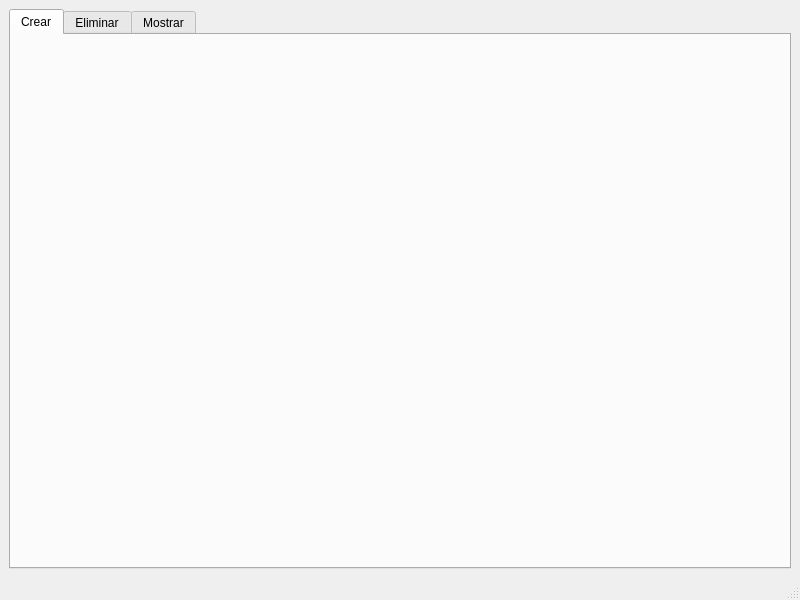
<?xml version="1.0" encoding="UTF-8"?>
<ui version="4.0">
 <class>MenuInvestigador</class>
 <widget class="QMainWindow" name="MenuInvestigador">
  <property name="geometry">
   <rect>
    <x>0</x>
    <y>0</y>
    <width>800</width>
    <height>600</height>
   </rect>
  </property>
  <property name="windowTitle">
   <string>Psicologo</string>
  </property>
  <widget class="QWidget" name="centralwidget">
   <layout class="QGridLayout" name="gridLayout">
    <item row="0" column="0">
     <widget class="QTabWidget" name="tabWidget">
      <property name="currentIndex">
       <number>0</number>
      </property>
      <widget class="QWidget" name="agregarArchivo">
       <attribute name="title">
        <string>Crear</string>
       </attribute>
       <layout class="QGridLayout" name="gridLayout_2"/>
      </widget>
      <widget class="QWidget" name="revision">
       <attribute name="title">
        <string>Eliminar</string>
       </attribute>
       <layout class="QGridLayout" name="gridLayout_5">
        <item row="0" column="1">
         <widget class="QWidget" name="widget" native="true">
          <layout class="QGridLayout" name="gridLayout_3">
           <item row="0" column="0">
            <widget class="QWidget" name="widget_3" native="true">
             <layout class="QVBoxLayout" name="verticalLayout">
              <item>
               <spacer name="verticalSpacer_3">
                <property name="orientation">
                 <enum>Qt::Vertical</enum>
                </property>
                <property name="sizeHint" stdset="0">
                 <size>
                  <width>20</width>
                  <height>40</height>
                 </size>
                </property>
               </spacer>
              </item>
              <item>
               <widget class="QLabel" name="eTextLabel">
                <property name="maximumSize">
                 <size>
                  <width>80</width>
                  <height>80</height>
                 </size>
                </property>
                <property name="text">
                 <string>Archivo:</string>
                </property>
                <property name="buddy">
                 <cstring>eText</cstring>
                </property>
               </widget>
              </item>
              <item>
               <widget class="QLineEdit" name="eText"/>
              </item>
              <item>
               <widget class="QPushButton" name="eTextPB">
                <property name="maximumSize">
                 <size>
                  <width>80</width>
                  <height>16777215</height>
                 </size>
                </property>
                <property name="text">
                 <string>Eliminar</string>
                </property>
               </widget>
              </item>
              <item>
               <spacer name="verticalSpacer_4">
                <property name="orientation">
                 <enum>Qt::Vertical</enum>
                </property>
                <property name="sizeHint" stdset="0">
                 <size>
                  <width>20</width>
                  <height>40</height>
                 </size>
                </property>
               </spacer>
              </item>
             </layout>
            </widget>
           </item>
           <item row="0" column="1">
            <widget class="QWidget" name="widget_2" native="true">
             <property name="styleSheet">
              <string notr="true">background-color: rgb(255, 255, 255);</string>
             </property>
             <layout class="QGridLayout" name="gridLayout_4">
              <item row="2" column="1">
               <widget class="QLineEdit" name="mArchivoLineE"/>
              </item>
              <item row="2" column="2">
               <widget class="QPushButton" name="mBuscarPB">
                <property name="maximumSize">
                 <size>
                  <width>85</width>
                  <height>16777215</height>
                 </size>
                </property>
                <property name="text">
                 <string>Buscar</string>
                </property>
               </widget>
              </item>
              <item row="3" column="1">
               <widget class="QLineEdit" name="lineEdit"/>
              </item>
              <item row="5" column="1">
               <spacer name="verticalSpacer">
                <property name="orientation">
                 <enum>Qt::Vertical</enum>
                </property>
                <property name="sizeHint" stdset="0">
                 <size>
                  <width>20</width>
                  <height>40</height>
                 </size>
                </property>
               </spacer>
              </item>
              <item row="0" column="1">
               <spacer name="verticalSpacer_2">
                <property name="orientation">
                 <enum>Qt::Vertical</enum>
                </property>
                <property name="sizeHint" stdset="0">
                 <size>
                  <width>20</width>
                  <height>40</height>
                 </size>
                </property>
               </spacer>
              </item>
              <item row="3" column="0">
               <widget class="QLabel" name="Status">
                <property name="text">
                 <string>Status:</string>
                </property>
               </widget>
              </item>
              <item row="1" column="1">
               <widget class="QLabel" name="mText">
                <property name="text">
                 <string>Archivo:</string>
                </property>
                <property name="buddy">
                 <cstring>mArchivoLineE</cstring>
                </property>
               </widget>
              </item>
             </layout>
            </widget>
           </item>
          </layout>
         </widget>
        </item>
       </layout>
      </widget>
      <widget class="QWidget" name="listaArchivos">
       <attribute name="title">
        <string>Mostrar</string>
       </attribute>
       <layout class="QGridLayout" name="gridLayout_6">
        <item row="2" column="0">
         <widget class="QPushButton" name="mostrar">
          <property name="maximumSize">
           <size>
            <width>80</width>
            <height>16777215</height>
           </size>
          </property>
          <property name="text">
           <string>Mostrar</string>
          </property>
         </widget>
        </item>
        <item row="1" column="0">
         <widget class="QTableView" name="mostrarTable"/>
        </item>
        <item row="0" column="0">
         <widget class="QLabel" name="label">
          <property name="text">
           <string>Lista de Archivos:</string>
          </property>
         </widget>
        </item>
       </layout>
      </widget>
     </widget>
    </item>
   </layout>
  </widget>
  <widget class="QMenuBar" name="menubar">
   <property name="geometry">
    <rect>
     <x>0</x>
     <y>0</y>
     <width>800</width>
     <height>20</height>
    </rect>
   </property>
  </widget>
  <widget class="QStatusBar" name="statusbar"/>
 </widget>
 <tabstops>
  <tabstop>tabWidget</tabstop>
  <tabstop>mostrar</tabstop>
  <tabstop>mostrarTable</tabstop>
 </tabstops>
 <resources/>
 <connections/>
</ui>
